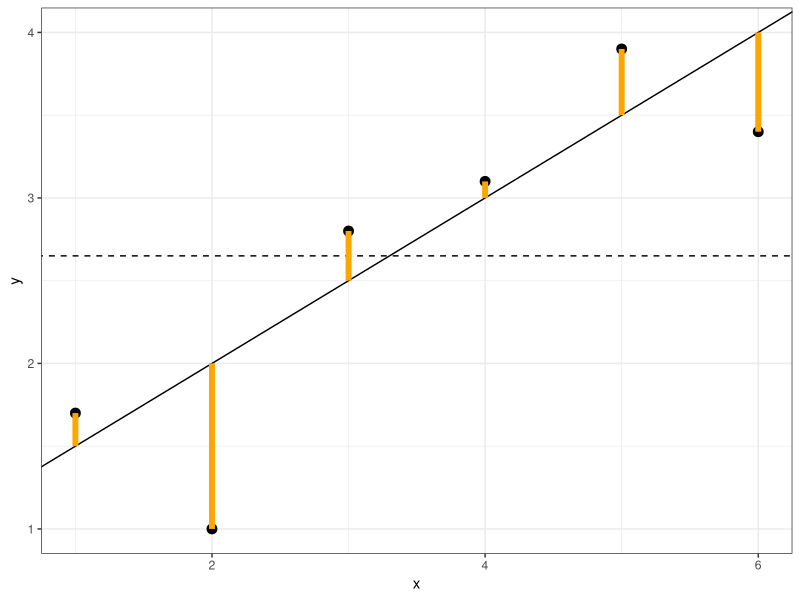
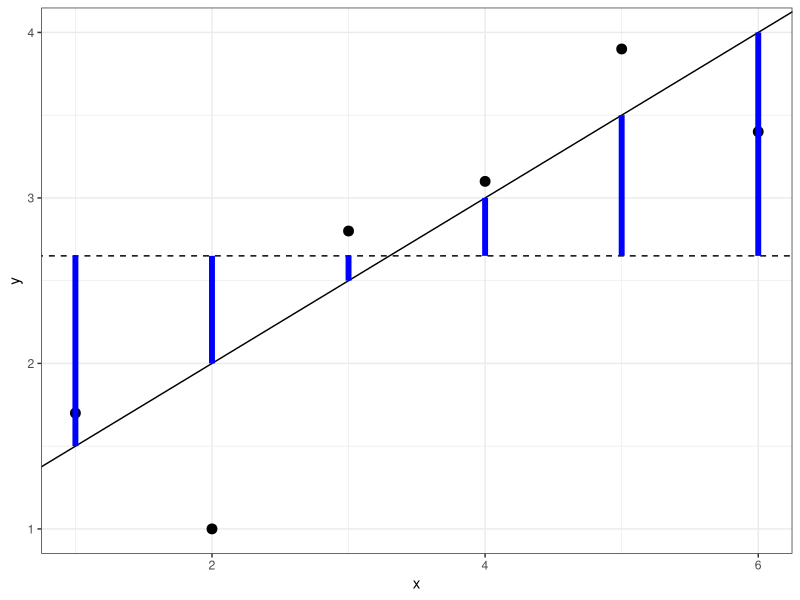
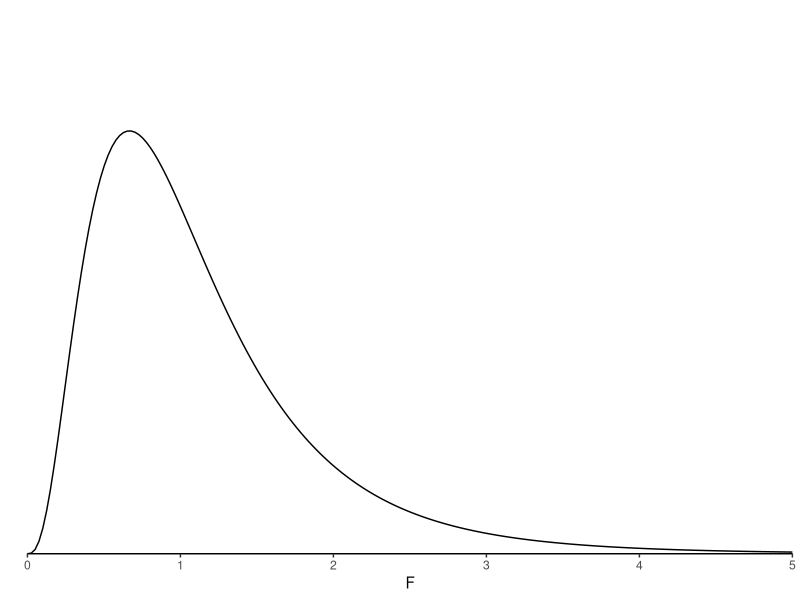

The R script that drew these images, in order:
## ---- chunk 1
library(tidyverse)
library(palmerpenguins)
library(broom)
## ---- chunk 2
x <- 1:6
beta0 <- 1
beta1 <- 0.5
eps <- c(0.2, -1, 0.3, 0.1, 0.4, -0.6 )
muy <- beta0 + beta1* x
y <- muy  + eps
g_base <- ggplot() + theme_bw() + 
  geom_abline(aes(slope=beta1, intercept=beta0)) + 
  geom_abline(aes(slope=0, intercept=mean(y)), lty=2)+ 
  geom_point(aes(x=x, y=y), size=3)
## ---- chunk 3
g_base + geom_segment(aes(x=x, xend=x, y=y, yend=muy), col="orange", lwd=2)
## ---- chunk 4
g_base + geom_segment(aes(x=x, xend=x, y=mean(y), yend=muy), col="blue", lwd=2)
## ---- chunk 5
x <- seq(0, 5, length=200)
fdx <- df(x, df1=8, df2=16)
ggplot() + theme_classic() + coord_cartesian(xlim=c(0, 5), ylim=c(0, 1), expand=F) +
  geom_line(aes(x=x, y=fdx)) + 
  theme(axis.line.y = element_blank()) + 
  xlab(expression(F)) + ylab("") + scale_y_continuous(breaks=NULL)+
  geom_hline(aes(yintercept=0)) 


